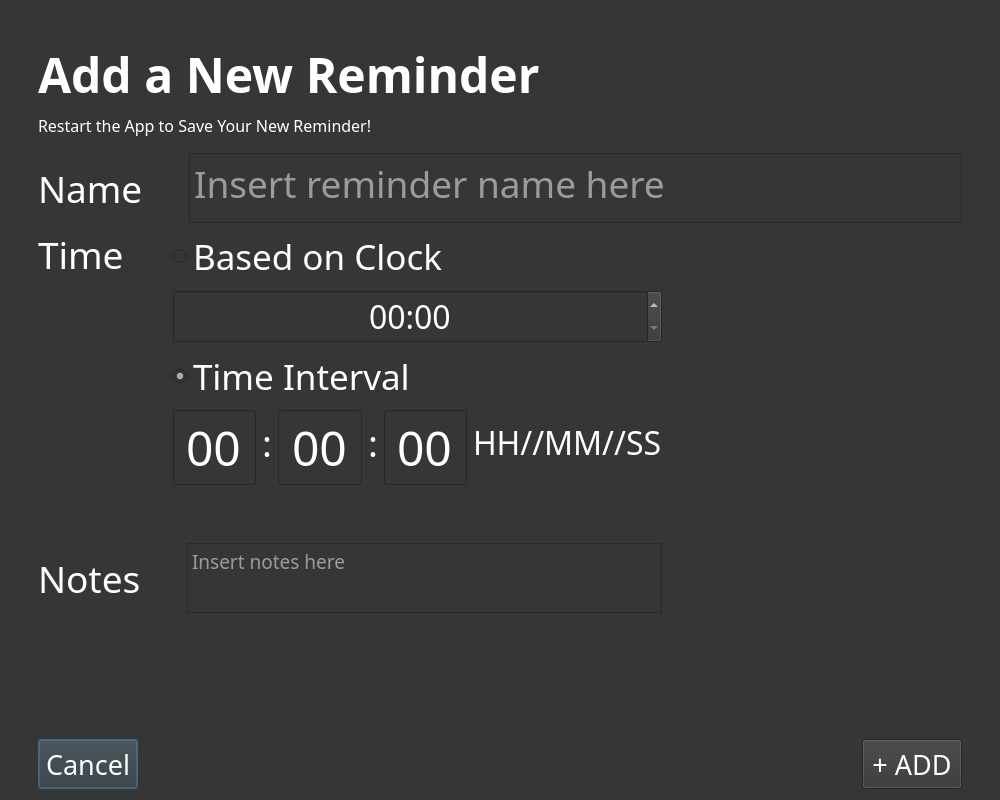
<?xml version="1.0" encoding="UTF-8"?>
<ui version="4.0">
 <class>Dialog</class>
 <widget class="QDialog" name="Dialog">
  <property name="geometry">
   <rect>
    <x>0</x>
    <y>0</y>
    <width>1000</width>
    <height>800</height>
   </rect>
  </property>
  <property name="minimumSize">
   <size>
    <width>1000</width>
    <height>800</height>
   </size>
  </property>
  <property name="windowTitle">
   <string>Dialog</string>
  </property>
  <property name="styleSheet">
   <string notr="true">background-color: rgb(54, 54, 54);</string>
  </property>
  <layout class="QGridLayout" name="gridLayout">
   <item row="6" column="1">
    <layout class="QVBoxLayout" name="verticalLayout_2">
     <property name="spacing">
      <number>10</number>
     </property>
     <property name="bottomMargin">
      <number>200</number>
     </property>
     <item>
      <widget class="QLabel" name="timeLabel">
       <property name="font">
        <font>
         <family>Hans Kendrick 3</family>
         <pointsize>28</pointsize>
        </font>
       </property>
       <property name="styleSheet">
        <string notr="true">color:white;</string>
       </property>
       <property name="text">
        <string>Time</string>
       </property>
      </widget>
     </item>
     <item>
      <spacer name="verticalSpacer_2">
       <property name="orientation">
        <enum>Qt::Vertical</enum>
       </property>
       <property name="sizeHint" stdset="0">
        <size>
         <width>20</width>
         <height>40</height>
        </size>
       </property>
      </spacer>
     </item>
    </layout>
   </item>
   <item row="7" column="1" colspan="3">
    <layout class="QHBoxLayout" name="horizontalLayout_2">
     <property name="rightMargin">
      <number>300</number>
     </property>
     <property name="bottomMargin">
      <number>60</number>
     </property>
     <item>
      <layout class="QVBoxLayout" name="verticalLayout"/>
     </item>
     <item>
      <widget class="QLabel" name="notesLabel">
       <property name="font">
        <font>
         <family>Hans Kendrick 3</family>
         <pointsize>28</pointsize>
        </font>
       </property>
       <property name="styleSheet">
        <string notr="true">color:white;</string>
       </property>
       <property name="text">
        <string>Notes</string>
       </property>
      </widget>
     </item>
     <item>
      <spacer name="horizontalSpacer_4">
       <property name="orientation">
        <enum>Qt::Horizontal</enum>
       </property>
       <property name="sizeType">
        <enum>QSizePolicy::Fixed</enum>
       </property>
       <property name="sizeHint" stdset="0">
        <size>
         <width>40</width>
         <height>20</height>
        </size>
       </property>
      </spacer>
     </item>
     <item>
      <widget class="QTextEdit" name="addNewReminderNotesTextBox">
       <property name="font">
        <font>
         <family>Hans Kendrick 3</family>
         <pointsize>14</pointsize>
        </font>
       </property>
       <property name="styleSheet">
        <string notr="true">color:white;</string>
       </property>
       <property name="placeholderText">
        <string>Insert notes here</string>
       </property>
      </widget>
     </item>
    </layout>
   </item>
   <item row="6" column="4">
    <spacer name="horizontalSpacer_7">
     <property name="orientation">
      <enum>Qt::Horizontal</enum>
     </property>
     <property name="sizeType">
      <enum>QSizePolicy::Fixed</enum>
     </property>
     <property name="sizeHint" stdset="0">
      <size>
       <width>27</width>
       <height>264</height>
      </size>
     </property>
    </spacer>
   </item>
   <item row="0" column="1">
    <spacer name="verticalSpacer">
     <property name="orientation">
      <enum>Qt::Vertical</enum>
     </property>
     <property name="sizeType">
      <enum>QSizePolicy::Fixed</enum>
     </property>
     <property name="sizeHint" stdset="0">
      <size>
       <width>20</width>
       <height>30</height>
      </size>
     </property>
    </spacer>
   </item>
   <item row="1" column="1" colspan="3">
    <widget class="QLabel" name="addANewReminderLabel">
     <property name="font">
      <font>
       <family>Hans Kendrick 3</family>
       <pointsize>36</pointsize>
       <weight>75</weight>
       <bold>true</bold>
      </font>
     </property>
     <property name="styleSheet">
      <string notr="true">color:white;</string>
     </property>
     <property name="text">
      <string>Add a New Reminder</string>
     </property>
    </widget>
   </item>
   <item row="5" column="1" colspan="3">
    <layout class="QHBoxLayout" name="horizontalLayout_4">
     <property name="bottomMargin">
      <number>0</number>
     </property>
     <item>
      <widget class="QLabel" name="nameLabel">
       <property name="font">
        <font>
         <family>Hans Kendrick 3</family>
         <pointsize>28</pointsize>
        </font>
       </property>
       <property name="styleSheet">
        <string notr="true">color:white;</string>
       </property>
       <property name="text">
        <string>Name</string>
       </property>
      </widget>
     </item>
     <item>
      <spacer name="horizontalSpacer_5">
       <property name="orientation">
        <enum>Qt::Horizontal</enum>
       </property>
       <property name="sizeType">
        <enum>QSizePolicy::Fixed</enum>
       </property>
       <property name="sizeHint" stdset="0">
        <size>
         <width>40</width>
         <height>20</height>
        </size>
       </property>
      </spacer>
     </item>
     <item>
      <widget class="QTextEdit" name="addNewReminderNameTextBox">
       <property name="font">
        <font>
         <family>Hans Kendrick 3</family>
         <pointsize>28</pointsize>
        </font>
       </property>
       <property name="styleSheet">
        <string notr="true">color:white;</string>
       </property>
       <property name="html">
        <string>&lt;!DOCTYPE HTML PUBLIC &quot;-//W3C//DTD HTML 4.0//EN&quot; &quot;http://www.w3.org/TR/REC-html40/strict.dtd&quot;&gt;
&lt;html&gt;&lt;head&gt;&lt;meta name=&quot;qrichtext&quot; content=&quot;1&quot; /&gt;&lt;style type=&quot;text/css&quot;&gt;
p, li { white-space: pre-wrap; }
&lt;/style&gt;&lt;/head&gt;&lt;body style=&quot; font-family:'Hans Kendrick 3'; font-size:28pt; font-weight:400; font-style:normal;&quot;&gt;
&lt;p style=&quot;-qt-paragraph-type:empty; margin-top:0px; margin-bottom:0px; margin-left:0px; margin-right:0px; -qt-block-indent:0; text-indent:0px;&quot;&gt;&lt;br /&gt;&lt;/p&gt;&lt;/body&gt;&lt;/html&gt;</string>
       </property>
       <property name="placeholderText">
        <string>Insert reminder name here</string>
       </property>
      </widget>
     </item>
    </layout>
   </item>
   <item row="6" column="2">
    <spacer name="horizontalSpacer_3">
     <property name="orientation">
      <enum>Qt::Horizontal</enum>
     </property>
     <property name="sizeType">
      <enum>QSizePolicy::Fixed</enum>
     </property>
     <property name="sizeHint" stdset="0">
      <size>
       <width>37</width>
       <height>264</height>
      </size>
     </property>
    </spacer>
   </item>
   <item row="6" column="0">
    <spacer name="horizontalSpacer_6">
     <property name="orientation">
      <enum>Qt::Horizontal</enum>
     </property>
     <property name="sizeType">
      <enum>QSizePolicy::Fixed</enum>
     </property>
     <property name="sizeHint" stdset="0">
      <size>
       <width>27</width>
       <height>264</height>
      </size>
     </property>
    </spacer>
   </item>
   <item row="6" column="3">
    <layout class="QVBoxLayout" name="verticalLayout_3">
     <property name="rightMargin">
      <number>300</number>
     </property>
     <property name="bottomMargin">
      <number>62</number>
     </property>
     <item>
      <widget class="QRadioButton" name="timeChoiceBasedOnClockRadioButton">
       <property name="font">
        <font>
         <family>Hans Kendrick 3</family>
         <pointsize>26</pointsize>
        </font>
       </property>
       <property name="styleSheet">
        <string notr="true">color:white;</string>
       </property>
       <property name="text">
        <string>Based on Clock</string>
       </property>
      </widget>
     </item>
     <item>
      <widget class="QTimeEdit" name="userInputReminderTimeEdit">
       <property name="font">
        <font>
         <family>Hans Kendrick 3</family>
         <pointsize>24</pointsize>
        </font>
       </property>
       <property name="layoutDirection">
        <enum>Qt::LeftToRight</enum>
       </property>
       <property name="styleSheet">
        <string notr="true">color:white;</string>
       </property>
       <property name="alignment">
        <set>Qt::AlignCenter</set>
       </property>
       <property name="displayFormat">
        <string>HH:mm</string>
       </property>
      </widget>
     </item>
     <item>
      <widget class="QRadioButton" name="timeChoiceTimeIntervalsRadioButton">
       <property name="font">
        <font>
         <family>Hans Kendrick 3</family>
         <pointsize>26</pointsize>
        </font>
       </property>
       <property name="styleSheet">
        <string notr="true">color:white;</string>
       </property>
       <property name="text">
        <string>Time Interval</string>
       </property>
       <property name="checked">
        <bool>true</bool>
       </property>
      </widget>
     </item>
     <item>
      <layout class="QHBoxLayout" name="horizontalLayout_3">
       <property name="sizeConstraint">
        <enum>QLayout::SetFixedSize</enum>
       </property>
       <item>
        <spacer name="horizontalSpacer_2">
         <property name="orientation">
          <enum>Qt::Horizontal</enum>
         </property>
         <property name="sizeHint" stdset="0">
          <size>
           <width>40</width>
           <height>20</height>
          </size>
         </property>
        </spacer>
       </item>
       <item>
        <widget class="QLineEdit" name="userInputTimeIntervalHoursLineEdit">
         <property name="sizePolicy">
          <sizepolicy hsizetype="Fixed" vsizetype="Fixed">
           <horstretch>0</horstretch>
           <verstretch>0</verstretch>
          </sizepolicy>
         </property>
         <property name="minimumSize">
          <size>
           <width>50</width>
           <height>75</height>
          </size>
         </property>
         <property name="font">
          <font>
           <family>Hans Kendrick</family>
           <pointsize>36</pointsize>
          </font>
         </property>
         <property name="styleSheet">
          <string notr="true">color:white;</string>
         </property>
         <property name="text">
          <string>00</string>
         </property>
         <property name="maxLength">
          <number>2</number>
         </property>
         <property name="alignment">
          <set>Qt::AlignCenter</set>
         </property>
         <property name="placeholderText">
          <string>00</string>
         </property>
        </widget>
       </item>
       <item>
        <widget class="QLabel" name="label_5">
         <property name="font">
          <font>
           <family>Hans Kendrick 3</family>
           <pointsize>28</pointsize>
          </font>
         </property>
         <property name="styleSheet">
          <string notr="true">color:white;</string>
         </property>
         <property name="text">
          <string>:</string>
         </property>
        </widget>
       </item>
       <item>
        <widget class="QLineEdit" name="userInputTimeIntervalMinutesLineEdit">
         <property name="sizePolicy">
          <sizepolicy hsizetype="Fixed" vsizetype="Fixed">
           <horstretch>0</horstretch>
           <verstretch>0</verstretch>
          </sizepolicy>
         </property>
         <property name="minimumSize">
          <size>
           <width>50</width>
           <height>75</height>
          </size>
         </property>
         <property name="font">
          <font>
           <family>Hans Kendrick</family>
           <pointsize>36</pointsize>
          </font>
         </property>
         <property name="styleSheet">
          <string notr="true">color:white;</string>
         </property>
         <property name="text">
          <string>00</string>
         </property>
         <property name="maxLength">
          <number>2</number>
         </property>
         <property name="alignment">
          <set>Qt::AlignCenter</set>
         </property>
         <property name="placeholderText">
          <string>00</string>
         </property>
        </widget>
       </item>
       <item>
        <widget class="QLabel" name="label_6">
         <property name="font">
          <font>
           <family>Hans Kendrick 3</family>
           <pointsize>28</pointsize>
          </font>
         </property>
         <property name="styleSheet">
          <string notr="true">color:white;</string>
         </property>
         <property name="text">
          <string>:</string>
         </property>
        </widget>
       </item>
       <item>
        <widget class="QLineEdit" name="userInputTimeIntervalSecondsLineEdit">
         <property name="sizePolicy">
          <sizepolicy hsizetype="Fixed" vsizetype="Fixed">
           <horstretch>0</horstretch>
           <verstretch>0</verstretch>
          </sizepolicy>
         </property>
         <property name="minimumSize">
          <size>
           <width>50</width>
           <height>75</height>
          </size>
         </property>
         <property name="font">
          <font>
           <family>Hans Kendrick</family>
           <pointsize>36</pointsize>
           <weight>50</weight>
           <bold>false</bold>
          </font>
         </property>
         <property name="styleSheet">
          <string notr="true">color: white;</string>
         </property>
         <property name="text">
          <string>00</string>
         </property>
         <property name="maxLength">
          <number>2</number>
         </property>
         <property name="frame">
          <bool>true</bool>
         </property>
         <property name="alignment">
          <set>Qt::AlignCenter</set>
         </property>
         <property name="placeholderText">
          <string>00</string>
         </property>
        </widget>
       </item>
       <item>
        <widget class="QLabel" name="hmsLabel">
         <property name="font">
          <font>
           <family>Hans Kendrick 3</family>
           <pointsize>24</pointsize>
          </font>
         </property>
         <property name="styleSheet">
          <string notr="true">color:white;</string>
         </property>
         <property name="text">
          <string>HH//MM//SS</string>
         </property>
        </widget>
       </item>
      </layout>
     </item>
    </layout>
   </item>
   <item row="8" column="1" colspan="3">
    <layout class="QHBoxLayout" name="horizontalLayout">
     <property name="topMargin">
      <number>60</number>
     </property>
     <item>
      <widget class="QPushButton" name="cancelMakingANewReminderButton">
       <property name="minimumSize">
        <size>
         <width>100</width>
         <height>50</height>
        </size>
       </property>
       <property name="font">
        <font>
         <family>Kendrick 3</family>
         <pointsize>20</pointsize>
         <weight>50</weight>
         <italic>false</italic>
         <bold>false</bold>
        </font>
       </property>
       <property name="styleSheet">
        <string notr="true">color:white;
font:Hans Kendrick 3;
font-size:28;</string>
       </property>
       <property name="text">
        <string>Cancel</string>
       </property>
      </widget>
     </item>
     <item>
      <spacer name="horizontalSpacer">
       <property name="orientation">
        <enum>Qt::Horizontal</enum>
       </property>
       <property name="sizeHint" stdset="0">
        <size>
         <width>40</width>
         <height>20</height>
        </size>
       </property>
      </spacer>
     </item>
     <item>
      <widget class="QPushButton" name="addNewReminderButton">
       <property name="sizePolicy">
        <sizepolicy hsizetype="Fixed" vsizetype="Fixed">
         <horstretch>0</horstretch>
         <verstretch>0</verstretch>
        </sizepolicy>
       </property>
       <property name="minimumSize">
        <size>
         <width>100</width>
         <height>50</height>
        </size>
       </property>
       <property name="font">
        <font>
         <family>Kendrick 3</family>
         <pointsize>20</pointsize>
         <weight>50</weight>
         <italic>false</italic>
         <bold>false</bold>
        </font>
       </property>
       <property name="styleSheet">
        <string notr="true">color:white;
font:Hans Kendrick 3;
font-size:28;</string>
       </property>
       <property name="text">
        <string>+ ADD</string>
       </property>
      </widget>
     </item>
    </layout>
   </item>
   <item row="9" column="1">
    <spacer name="verticalSpacer_3">
     <property name="orientation">
      <enum>Qt::Vertical</enum>
     </property>
     <property name="sizeHint" stdset="0">
      <size>
       <width>20</width>
       <height>40</height>
      </size>
     </property>
    </spacer>
   </item>
   <item row="4" column="1">
    <spacer name="verticalSpacer_4">
     <property name="orientation">
      <enum>Qt::Vertical</enum>
     </property>
     <property name="sizeType">
      <enum>QSizePolicy::Fixed</enum>
     </property>
     <property name="sizeHint" stdset="0">
      <size>
       <width>20</width>
       <height>10</height>
      </size>
     </property>
    </spacer>
   </item>
   <item row="3" column="1" colspan="3">
    <widget class="QLabel" name="warningLabel">
     <property name="font">
      <font>
       <family>Hans Kendrick</family>
       <pointsize>12</pointsize>
      </font>
     </property>
     <property name="styleSheet">
      <string notr="true">color:white;</string>
     </property>
     <property name="text">
      <string>Restart the App to Save Your New Reminder!</string>
     </property>
    </widget>
   </item>
  </layout>
 </widget>
 <resources/>
 <connections/>
</ui>
